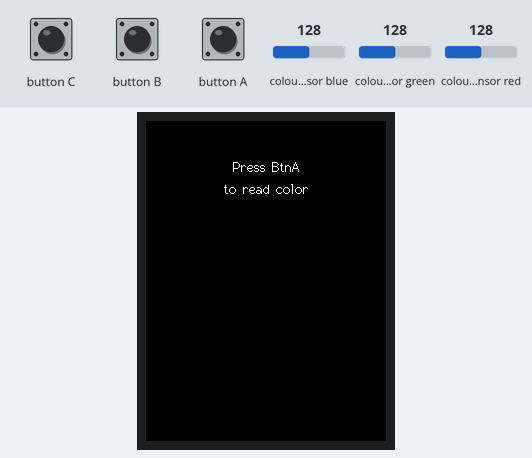
Bench run of a program on a simulated ESP32-S3. On the bench: 240×320 colour display. Inputs (shaded band) come from the test bench; at power-on: colour sensor blue 128, colour sensor green 128, colour sensor red 128. What the program prints to the serial monitor is not drawn.

Above: at 1.4 s.
1.5 s: button A pressed for 0.15 s
At 2.2 s:
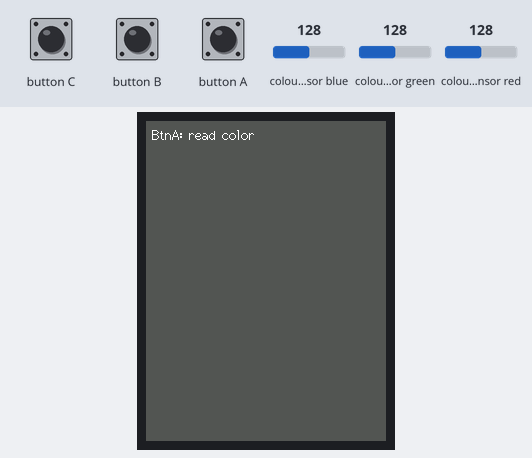
3.1 s: button A pulsed LOW 2 times (0.12 s each, 0.3 s apart)
Timing chart, 0 to 6.1 s (numbered marks = the images above; inputs shaded):
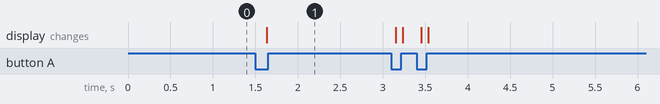

The program:

main.cpp
```cpp
#include <Arduino.h>
#include <M5Unified.h>
#include <Wire.h>
#include <Adafruit_TCS34725.h>

namespace {

constexpr uint8_t I2C_SDA_PIN = 2;
constexpr uint8_t I2C_SCL_PIN = 1;

Adafruit_TCS34725 colorSensor(
    TCS34725_INTEGRATIONTIME_50MS,
    TCS34725_GAIN_4X);

uint16_t toDisplayColor(uint8_t r, uint8_t g, uint8_t b) {
  return M5.Display.color565(r, g, b);
}

void showMessage(const char* line1, const char* line2, uint16_t bgColor) {
  M5.Display.fillScreen(bgColor);
  M5.Display.setTextColor(WHITE, bgColor);
  M5.Display.setTextDatum(middle_center);
  M5.Display.setTextSize(1);
  M5.Display.drawString(line1, M5.Display.width() / 2, 46);
  M5.Display.drawString(line2, M5.Display.width() / 2, 68);
}

void applyMeasuredColor() {
  uint16_t rawR = 0;
  uint16_t rawG = 0;
  uint16_t rawB = 0;
  uint16_t rawC = 0;
  colorSensor.getRawData(&rawR, &rawG, &rawB, &rawC);

  if (rawC == 0) {
    showMessage("No light", "Try again", TFT_BLACK);
    Serial.println("Color read failed: clear channel is zero.");
    return;
  }

  const float scale = 255.0f / static_cast<float>(rawC);
  const uint8_t r = static_cast<uint8_t>(min(255.0f, rawR * scale));
  const uint8_t g = static_cast<uint8_t>(min(255.0f, rawG * scale));
  const uint8_t b = static_cast<uint8_t>(min(255.0f, rawB * scale));
  const uint16_t screenColor = toDisplayColor(r, g, b);

  M5.Display.fillScreen(screenColor);
  M5.Display.setTextColor(TFT_WHITE, screenColor);
  M5.Display.setTextDatum(top_left);
  M5.Display.setTextSize(1);
  M5.Display.drawString("BtnA: read color", 6, 6);

  Serial.printf("R:%u G:%u B:%u C:%u -> screen RGB(%u,%u,%u)\n",
                rawR, rawG, rawB, rawC, r, g, b);
}

}  // namespace

void setup() {
  auto cfg = M5.config();
  M5.begin(cfg);

  Serial.begin(115200);
  Wire.begin(I2C_SDA_PIN, I2C_SCL_PIN);

  M5.Display.setRotation(0);
  M5.Display.setFont(&fonts::Font2);

  if (!colorSensor.begin()) {
    showMessage("Color Unit", "not found", TFT_RED);
    Serial.println("Color Unit (TCS34725/TCS3472) not found on I2C.");
    while (true) {
      M5.update();
      delay(10);
    }
  }

  showMessage("Press BtnA", "to read color", TFT_BLACK);
}

void loop() {
  M5.update();

  if (M5.BtnA.wasPressed()) {
    applyMeasuredColor();
  }

  delay(10);
}
```

Measured:
- after the input at 1.5 s, the display: changes after 0.14 s (image 1)
